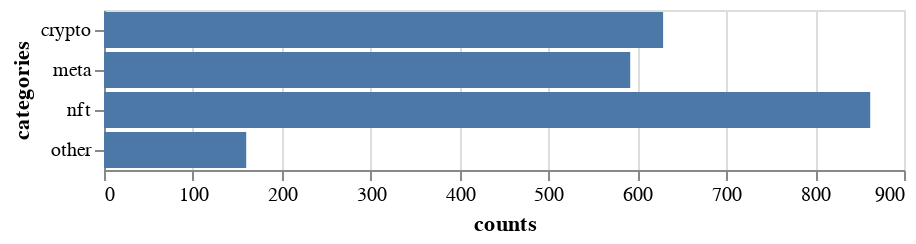

Here is the notebook cell this chart was saved with:
### Code cell
# GENERAL HASHTAG CLASSIFICATION
count_dict = dict(Counter(hashtags_flat).items())
other_dict = count_dict

cat_dict = {'nft' : 0, 'meta' : 0, 'crypto' : 0, 'other' : 0}

for k1 in list(count_dict.keys()):
    categorized = False
    for k2 in list(cat_dict.keys()):
        if k2 in k1:
            categorized = True
            cat_dict[k2] += count_dict[k1]
    if categorized:
        del other_dict[k1]
        
def l_in(L, v): 
    for val in L:
        if val in v:
            return True
    return False
        
for k1 in list(other_dict.keys()):
    categorized = False
    if l_in(['coin', 'eth', 'chain', 'bsc', 'btc', 'doge', 'dao', 'elemon', 'bape', 'shib', 'binance', 'token', 'ryoshis', 'minikishu', 'lte', 'stak', 'hold', 'bluesparrow', 'solana', 'chee', 'defi'], k1):
        cat_dict['crypto'] += other_dict[k1]
        categorized = True
    if l_in(['art', 'mvbiv', 'opensea'], k1):
        cat_dict['nft'] += other_dict[k1]
        categorized = True
    if l_in(['game', 'gaming', 'moniwar', 'morpheuslabs', 'mlseed'], k1):
        cat_dict['meta'] += other_dict[k1]
        categorized = True
    if categorized:
        del other_dict[k1] 
    
for k in list(other_dict.keys()):
    # needs justification
    if other_dict[k] <= 1:
         del other_dict[k]
            
total = 0
for k1 in list(other_dict.keys()):
    total += other_dict[k1] 

for k in list(other_dict.keys()):
    cat_dict['other'] += count_dict[k]
            
cat_cts = {'counts': pd.Series(cat_dict) }
cc = pd.DataFrame(cat_cts)
cc["categories"] = cc.index

alt.Chart(cc).mark_bar().encode(
    x=alt.X('counts'),
    y=alt.Y('categories')
)

### Figure 1 — Vega-Lite specification as saved in the notebook (floating-point values rounded to 4 significant figures)
{"config": {"view": {"continuousWidth": 400, "continuousHeight": 300}}, "data": {"name": "data-660520a622135cbe9e1c931e6022d1c6"}, "mark": "bar", "encoding": {"x": {"type": "quantitative", "field": "counts"}, "y": {"type": "nominal", "field": "categories"}}, "$schema": "https://vega.github.io/schema/vega-lite/v4.8.1.json", "datasets": {"data-660520a622135cbe9e1c931e6022d1c6": [{"counts": 862, "categories": "nft"}, {"counts": 592, "categories": "meta"}, {"counts": 629, "categories": "crypto"}, {"counts": 160, "categories": "other"}]}}
